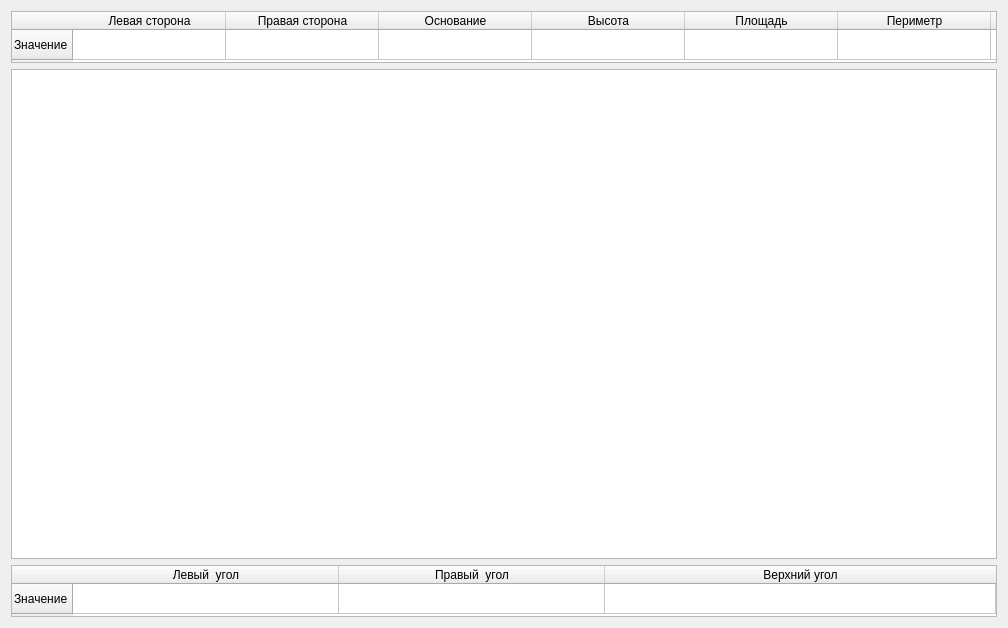
<?xml version="1.0" encoding="UTF-8"?>
<ui version="4.0">
 <class>Dialog_triangle</class>
 <widget class="QDialog" name="Dialog_triangle">
  <property name="enabled">
   <bool>true</bool>
  </property>
  <property name="geometry">
   <rect>
    <x>0</x>
    <y>0</y>
    <width>1008</width>
    <height>628</height>
   </rect>
  </property>
  <property name="windowTitle">
   <string>Dialog</string>
  </property>
  <property name="styleSheet">
   <string notr="true">Dialog_triangle
{
background-color: #101223;
}

QTableWidget::horizontalHeaderItem{
background-color: black;
}</string>
  </property>
  <layout class="QVBoxLayout" name="verticalLayout">
   <item>
    <widget class="QTableWidget" name="tab_rect">
     <property name="enabled">
      <bool>true</bool>
     </property>
     <property name="maximumSize">
      <size>
       <width>16777215</width>
       <height>52</height>
      </size>
     </property>
     <property name="focusPolicy">
      <enum>Qt::StrongFocus</enum>
     </property>
     <property name="acceptDrops">
      <bool>false</bool>
     </property>
     <property name="layoutDirection">
      <enum>Qt::LeftToRight</enum>
     </property>
     <property name="autoFillBackground">
      <bool>false</bool>
     </property>
     <property name="verticalScrollBarPolicy">
      <enum>Qt::ScrollBarAlwaysOff</enum>
     </property>
     <property name="horizontalScrollBarPolicy">
      <enum>Qt::ScrollBarAlwaysOff</enum>
     </property>
     <property name="autoScroll">
      <bool>true</bool>
     </property>
     <property name="autoScrollMargin">
      <number>10</number>
     </property>
     <property name="dragEnabled">
      <bool>false</bool>
     </property>
     <property name="alternatingRowColors">
      <bool>false</bool>
     </property>
     <attribute name="horizontalHeaderVisible">
      <bool>true</bool>
     </attribute>
     <attribute name="horizontalHeaderCascadingSectionResizes">
      <bool>false</bool>
     </attribute>
     <attribute name="horizontalHeaderMinimumSectionSize">
      <number>50</number>
     </attribute>
     <attribute name="horizontalHeaderDefaultSectionSize">
      <number>153</number>
     </attribute>
     <attribute name="horizontalHeaderHighlightSections">
      <bool>false</bool>
     </attribute>
     <attribute name="horizontalHeaderShowSortIndicator" stdset="0">
      <bool>false</bool>
     </attribute>
     <attribute name="horizontalHeaderStretchLastSection">
      <bool>true</bool>
     </attribute>
     <attribute name="verticalHeaderDefaultSectionSize">
      <number>30</number>
     </attribute>
     <row>
      <property name="text">
       <string>Значение</string>
      </property>
     </row>
     <column>
      <property name="text">
       <string>Левая сторона</string>
      </property>
     </column>
     <column>
      <property name="text">
       <string>Правая сторона</string>
      </property>
     </column>
     <column>
      <property name="text">
       <string>Основание</string>
      </property>
     </column>
     <column>
      <property name="text">
       <string>Высота</string>
      </property>
     </column>
     <column>
      <property name="text">
       <string>Площадь</string>
      </property>
     </column>
     <column>
      <property name="text">
       <string>Периметр</string>
      </property>
     </column>
     <column>
      <property name="text">
       <string>Новый столбец</string>
      </property>
     </column>
    </widget>
   </item>
   <item>
    <widget class="QGraphicsView" name="graphicsView"/>
   </item>
   <item>
    <widget class="QTableWidget" name="table_ang">
     <property name="maximumSize">
      <size>
       <width>16777215</width>
       <height>52</height>
      </size>
     </property>
     <property name="autoFillBackground">
      <bool>false</bool>
     </property>
     <property name="horizontalScrollBarPolicy">
      <enum>Qt::ScrollBarAlwaysOff</enum>
     </property>
     <attribute name="horizontalHeaderMinimumSectionSize">
      <number>70</number>
     </attribute>
     <attribute name="horizontalHeaderDefaultSectionSize">
      <number>266</number>
     </attribute>
     <attribute name="horizontalHeaderStretchLastSection">
      <bool>true</bool>
     </attribute>
     <attribute name="verticalHeaderCascadingSectionResizes">
      <bool>false</bool>
     </attribute>
     <attribute name="verticalHeaderShowSortIndicator" stdset="0">
      <bool>false</bool>
     </attribute>
     <attribute name="verticalHeaderStretchLastSection">
      <bool>false</bool>
     </attribute>
     <row>
      <property name="text">
       <string>Значение</string>
      </property>
     </row>
     <column>
      <property name="text">
       <string>Левый  угол</string>
      </property>
     </column>
     <column>
      <property name="text">
       <string>Правый  угол</string>
      </property>
     </column>
     <column>
      <property name="text">
       <string>Верхний угол</string>
      </property>
     </column>
    </widget>
   </item>
  </layout>
 </widget>
 <resources/>
 <connections/>
</ui>
